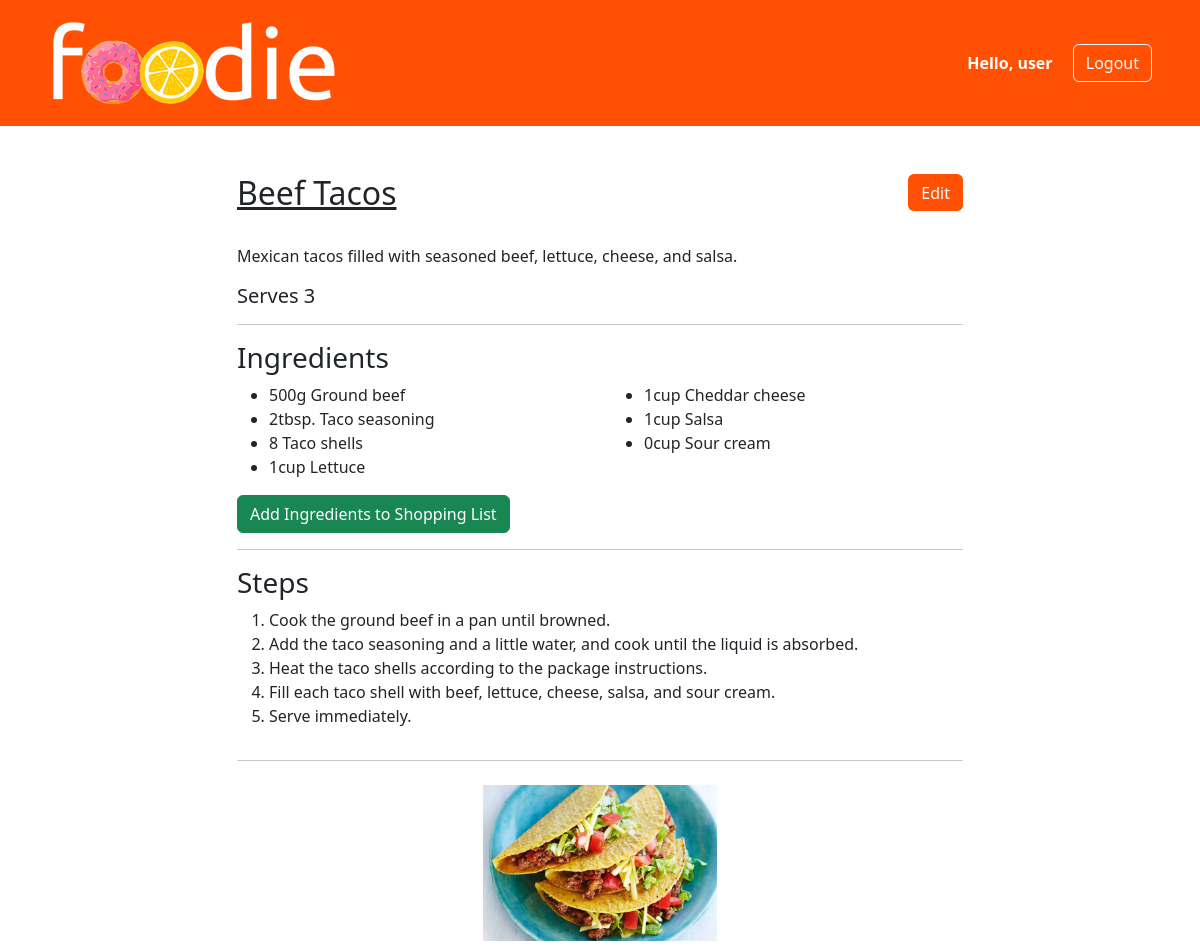
The page /recipe/1/3 (signed in) on the database its author committed.
### tables this page shows
CREATE TABLE recipes (
    id INTEGER PRIMARY KEY AUTOINCREMENT,
    user_id INTEGER,
    title TEXT,
    description TEXT,
    servings INTEGER,
    FOREIGN KEY (user_id) REFERENCES users(id)
);

CREATE TABLE ingredients (
    id INTEGER PRIMARY KEY AUTOINCREMENT,
    recipe_id INTEGER,
    ingredient TEXT,
    quantity REAL,
    units TEXT,
    FOREIGN KEY (recipe_id) REFERENCES recipes(id)
);

CREATE TABLE steps (
    id INTEGER PRIMARY KEY AUTOINCREMENT,
    recipe_id INTEGER,
    step TEXT,
    FOREIGN KEY (recipe_id) REFERENCES recipes(id)
);

CREATE TABLE pictures (
    id INTEGER PRIMARY KEY AUTOINCREMENT,
    recipe_id INTEGER,
    filename, TEXT,
    FOREIGN KEY (recipe_id) REFERENCES recipes(id)
);

### app.py (the view)
@app.route("/recipe/<user_id>/<recipe_id>")
@login_required
@user_specific
def recipe(user_id, recipe_id):
    recipe, ingredients, steps, picture = get_recipe_info(recipe_id)
    return render_template("recipe.html", recipe=recipe, ingredients=ingredients, steps=steps, picture=picture)

### app.py (called while the page is built)
def get_recipe_info(id):
    recipe = cur.execute("SELECT * FROM recipes WHERE id = ?", (id,)).fetchone()
    ingredients = cur.execute("SELECT ingredient, quantity, units FROM ingredients WHERE recipe_id = ?", (id,)).fetchall()
    steps = cur.execute("SELECT step FROM steps WHERE recipe_id = ?", (id,)).fetchall()
    pictures = cur.execute("SELECT filename FROM pictures WHERE recipe_id = ?", (id,)).fetchall()
    return recipe, ingredients, steps, pictures

def login_required(view):
    @functools.wraps(view)
    def wrapped_view(**kwargs):
        if "username" not in session:
            return redirect("/login")
        return view(**kwargs)
    return wrapped_view

def user_specific(view):
    @functools.wraps(view)
    def wrapped_view(**kwargs):
        user_id = request.view_args.get('user_id')
        if user_id != session['user_id']:
            return redirect("/")
        return view(**kwargs)
    return wrapped_view

### templates/recipe.html (shortened to what this page needs)
{% extends "layout.html" %}
{% block main %}
<div class="container content-container w-100 mt-5">
    <div class="d-flex mb-4">
        <h2 class="flex-grow-1"><u>{{ recipe["title"] }}</u></h2>
        <a class="text-reset" href="/editrecipe/{{ session['user_id'] }}/{{ recipe['id'] }}">
            <button class="btn btn-orange" type="submit">
                Edit
            </button>
        </a>
    </div>
    <div class="word-wrap">{{ recipe["description"] }}</div>
    {% if recipe['servings'] is integer %}
        <div class="mt-3"><h5>Serves {{ recipe['servings'] }}</h5></div>
    {% endif %}
    <hr>
    <h3>Ingredients</h3>
    <div class="row">
        {% set num_items = ingredients | length %}
        <div class="col-6">
            <ul>
                {% for ingredient in ingredients %}
                {% if loop.index0 < num_items / 2 %} <li class="li-steps word-wrap">{{ ingredient["quantity"] | norm }}{{
                    ingredient["units"] }} {{
                    ingredient["ingredient"] }}</li>
                    {% endif %}
                    {% endfor %}
            </ul>
        </div>
        <div class="col-6">
            <ul>
                {% for ingredient in ingredients %}
                {% if loop.index0 >= num_items / 2 %}
                <li class="li-steps word-wrap">{{ ingredient["quantity"] | norm }}{{ ingredient["units"] }} {{
                    ingredient["ingredient"] }}</li>
                {% endif %}
                {% endfor %}
            </ul>
        </div>
    </div>
    <div class="row">
        <div class="col-6">
            <button class="btn btn-success">
                <a class="text-reset" href="/addingredients/{{ recipe['id'] }}">Add Ingredients to Shopping List</a>
            </button>
        </div>
    </div>
    <hr>
    <h3>Steps</h3>
    <div class="row">
        <div class="col-12">
            <ol>
                {% for step in steps %}
                <li class="li-steps">{{ step["step"] }}</li>
                {% endfor %}
            </ol>
        </div>
    </div>
    <hr>
    {% if picture | length != 0 %}
    <div class="row justify-content-center">
        <div class="col-4 p-2">
            <img class="img-fluid" src="/static/uploads/{{ picture[0]['filename'] }}" alt="image">
        </div>
    </div>
    {% endif %}
</div>
{% endblock %}

### static/style.css (style rules this page uses)
:root { --orange: #FF5003; }
body { min-width: 400px; }
.content-container { max-width: 750px !important; }
a { text-decoration: none !important; }
.btn-orange { background-color: var(--orange) !important; outline-color: var(--orange) !important; color: white !important; height: 37px; }

### rows shown on the page
recipes: title "Beef Tacos", description "Mexican tacos filled with seasoned beef, lettuce, cheese, and salsa.", servings "3"
ingredients: quantity|norm "500", units "g", ingredient "Ground beef"
ingredients: quantity|norm "2", units "tbsp.", ingredient "Taco seasoning"
ingredients: quantity|norm "8", ingredient "Taco shells"
ingredients: quantity|norm "1", units "cup", ingredient "Lettuce"
ingredients: quantity|norm "1", units "cup", ingredient "Cheddar cheese"
ingredients: quantity|norm "1", units "cup", ingredient "Salsa"
ingredients: quantity|norm "0", units "cup", ingredient "Sour cream"
steps: step "Cook the ground beef in a pan until browned."
steps: step "Add the taco seasoning and a little water, and cook until the liquid is absorbed."
steps: step "Heat the taco shells according to the package instructions."
steps: step "Fill each taco shell with beef, lettuce, cheese, salsa, and sour cream."
steps: step "Serve immediately."
pictures: filename (picture)

### other values the page prints
{{ session["username"] }} "user"
